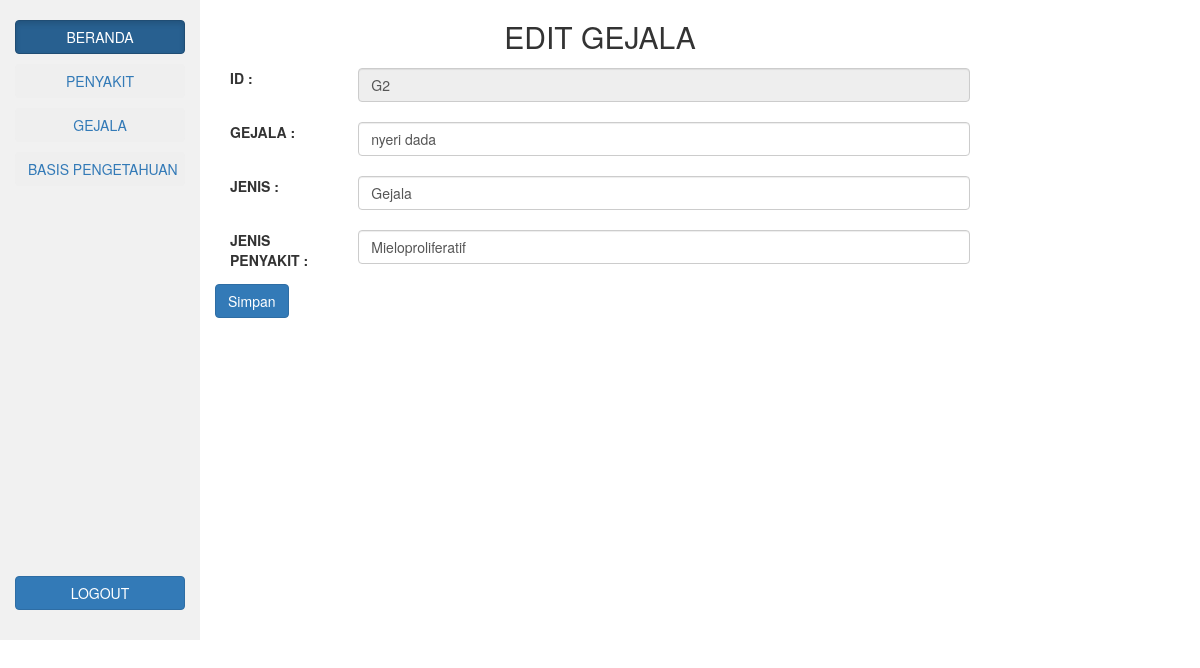
Page /aeditgejala.php?id=G2 on the committed database.
### tables this page shows
CREATE TABLE `gejala` (
  `idgejala` varchar(10) NOT NULL,
  `gejala` varchar(1000) NOT NULL,
  `daerah` varchar(10) NOT NULL,
  `jenispenyakit` varchar(20) NOT NULL
);

### aeditgejala.php (the view, shortened to what this page needs)
<?php
include "session.php";
?>
<!DOCTYPE html>
<html lang="en">
<head>
  <link rel="stylesheet" href="https://maxcdn.bootstrapcdn.com/bootstrap/3.3.7/css/bootstrap.min.css">
  <link rel="stylesheet" href="css/style.css">
</head>
<body>
    <div class="col-sm-2 sidenav">
      <p><a href="homeadmin.php"><button type="button" class="btn btn-primary btn-block active">BERANDA</button></a></p>
      <p><a href="penyakit.php"><button type="button" class="btn btn-succes btn-block">PENYAKIT</button></a></p>
      <p><a href="gejala.php"><button type="button" class="btn btn-succes btn-block">GEJALA</button></a></p>
        <p><a href="basispengetahuan.php"><button type="button" class="btn btn-succes btn-block">BASIS PENGETAHUAN</button></a></p>
      <br><br><br><br><br><br><br><br><br><br><br><br><br><br><br><br><br><br><br>
      <p><a href="logout.php"><button type="button" class="btn btn-primary btn-block" id="myBtn">LOGOUT</button></a></p>
      <br> </div>
    <div class="col-sm-8 text-left">
      <h2 class="text-center">EDIT GEJALA</h2>
    <form method="post">
      <div class="form-group">
      			<label class="control-label col-sm-2">ID :</label>
      		<div class="col-sm-10">
                <?php
                       $tampil = "SELECT * FROM gejala where idgejala='".$_GET['id']."'";
                       $sql = mysqli_query ($konek_db,$tampil);
                       while($data = mysqli_fetch_array ($sql))
                    {
                        echo "<input type='text' name='idgejala' class='form-control' id='idgejala'  disabled value='".$data['idgejala']."'><br>";
                    }
                ?>
     		 </div>
        </div>
        <div class="form-group">
      			<label class="control-label col-sm-2">GEJALA :</label>
      		<div class="col-sm-10">
                <?php
                       $tampil = "SELECT * FROM gejala where idgejala='".$_GET['id']."'";
                       $sql = mysqli_query ($konek_db,$tampil);
                       while($data = mysqli_fetch_array ($sql))
                    {
                       echo "<input type='text'  class='form-control' id='gejala' name='gejala' value='".$data['gejala']."'><br>";
                    }
                ?>
     		 </div>
        </div>
          <div class="form-group">
      			<label class="control-label col-sm-2">JENIS :</label>
      		<div class="col-sm-10">
                <?php
                       $tampil = "SELECT * FROM gejala where idgejala='".$_GET['id']."'";
                       $sql = mysqli_query ($konek_db,$tampil);
                       while($data = mysqli_fetch_array ($sql))
                    {
                       echo "<input type='text'  class='form-control' id='daerah' name='daerah' value='".$data['daerah']."'><br>";
                    }
                ?>
     		 </div>
        </div>
            <div class="form-group">
      			<label class="control-label col-sm-2">JENIS PENYAKIT :</label>
      		<div class="col-sm-10">
                <?php
                       $tampil = "SELECT * FROM gejala where idgejala='".$_GET['id']."'";
                       $sql = mysqli_query ($konek_db,$tampil);
                       while($data = mysqli_fetch_array ($sql))
                    {
                       echo "<input type='text'  class='form-control' id='jenispenyakit' name='jenispenyakit' value='".$data['jenispenyakit']."'><br>";
                    }
                ?>
     		 </div>
        </div>
        <button type="submit" name ="submit" class="btn btn-primary">Simpan</button>
        </form>
    </div>
</body>
</html>

### css/style.css (style rules this page uses)
.sidenav { padding-top: 20px; background-color: #f1f1f1; height: 100%; }

### rows in the picture
gejala: idgejala "G2", gejala "nyeri dada", daerah "Gejala", jenispenyakit "Mieloproliferatif"
